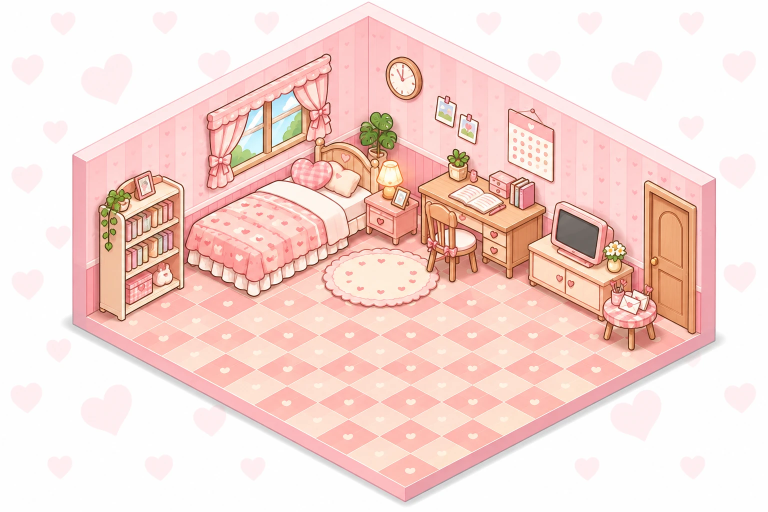
#> input picture art/source/room.webp, 1536 x 1024 px, found by its file name (shown at 1/2 size)
$ python furniture_mock.py ../source/base.webp
#> lines starting #> are read from the running program, lines starting #| are printed output that depends on the picture; after the words box and inside, x2 and y2 are one past the last pixel; in counts of white or black regions, pixels touching at a corner belong together; pictures that were not available may be replaced by others from this repository, and a replacement may not be noted
### art/tools/joy_icons.py
"""累積幸福的像素圖示：從一整張 6×4 的圖示表切成一個一個去背的 webp

python3 art/tools/joy_icons.py
  讀 art/source/joys/sheet.png（GPT 生的，暗色背景加光暈）
  寫 public/joys/<key>.webp（96×96 透明背景）＋ art/source/joys/preview.png（白底預覽）

去背：背景是糊糊的漸層，圖示有深色外框。比「模糊後的自己」暗很多的像素就是外框，
外框圍起來的地方填滿就是圖示；被圖示圍住的背景（腳踏車三角形）用「顏色接近附近背景、又很平滑」挖掉。
雨滴、愛心這種分開的小東西用重心決定屬於哪一格。
SKIP 是光暈太重、等重畫的（app 裡先用 emoji）；單張重畫的放 art/source/joys/<key>.png（白底），會蓋過表裡的。
"""
from pathlib import Path

import numpy as np
from PIL import Image, ImageDraw
from scipy import ndimage
from scipy.spatial import ConvexHull

ROOT = Path(__file__).resolve().parents[2]
SRC = ROOT / 'art/source/joys/sheet.png'
OUT = ROOT / 'public/joys'
KEYS = [
    'cat', 'coffee', 'meal', 'camera', 'gift', 'sunset',
    'bear', 'letter', 'book', 'sneaker', 'plant', 'music',
    'cake', 'star', 'umbrella', 'moon', 'bike', 'icecream',
    'hearts', 'home', 'paw', 'bath', 'sparkle', 'sun',
]
SKIP = {'music', 'sparkle', 'sun'}  # 表裡光暈太重的，都已經用單張重畫取代
DARK = 25      # 比附近（模糊後）暗多少算外框
HOLE_TOL = 30  # 被圍住的區塊跟附近背景差多少以內算背景
HOLES = {'bike'}  # 只有這些會挖洞（夕陽、月亮的顏色跟光暈太像，挖了會整個空掉）
GAPS = {'sunset': 'hull', 'moon': 4}  # 外框有缺口、要先補起來才填得滿的
POP = 70       # 跟背景差這麼多的顏色一定是圖示
SIZE = 96
# 格子的分界（圖示沒有排在整齊的 256 格上，筷子會掉到下一列）
COLS = [270, 520, 775, 1030, 1280]
ROWS = [315, 545, 770]


# [43 lines left out: function masks, not called in this run]


def cell_of(cy, cx):
    return int(np.searchsorted(ROWS, cy)) * 6 + int(np.searchsorted(COLS, cx))


# [8 lines left out: function square, not called in this run]


def white_cut(path):
    """單張白底的圖：從邊緣連過來的白色都是背景（光芒之間的縫也會連到）"""
    rgb = np.asarray(Image.open(path).convert('RGB'))
    lab, _ = ndimage.label(rgb.min(-1) > 232)
    edge = set(np.unique(np.r_[lab[0], lab[-1], lab[:, 0], lab[:, -1]])) - {0}
    m = ndimage.binary_opening(~np.isin(lab, list(edge)), iterations=1)
    img = Image.fromarray(np.dstack([rgb, (m * 255).astype(np.uint8)]), 'RGBA')
    return img.crop(img.getbbox())


# [29 lines left out: function main, not called in this run]


# [2 lines that do not run on import are left out]

### art/tools/furniture_mock.py
# 生活印記家具試放：把 art/source/furniture/*.png 去背縮放貼進房間，輸出預覽（還沒進 app）
import sys; sys.path.insert(0,'art/tools')
from joy_icons import white_cut
from PIL import Image
import numpy as np
from scipy import ndimage

LINE = (62, 23, 11)  # 房間外框的顏色
def reline(im, w=3):
    """縮小後外框會變細變淡：沿著外輪廓重畫一圈跟房間一樣粗、一樣深的線"""
    a = np.array(im)
    m = a[..., 3] > 128
    thick = ndimage.binary_opening(m, iterations=w)  # 細的（氣球線、腳架）不重畫，不然會整條變黑
    ring = thick & ~ndimage.binary_erosion(thick, iterations=w)
    a[ring, :3] = LINE
    a[..., 3] = np.where(m, 255, 0)
    return Image.fromarray(a)
import sys
RELINE='--raw' not in sys.argv
room=Image.open('public/room/pixel_room/room.webp').convert('RGBA')
# key: (中心x, 底部y, 寬)
PLACE={'hearts':(275,650,85),'gift':(245,705,105),'cat':(520,520,130),'coffee':(705,330,70),'meal':(975,705,170),'bear':(330,720,95),'sunset':(1255,800,210)}
FLIP={'sunset'}  # 左右翻面：靠右牆、面向房間
for k,(cx,by,w) in PLACE.items():
    im=white_cut(f'art/source/furniture/{k}.png')
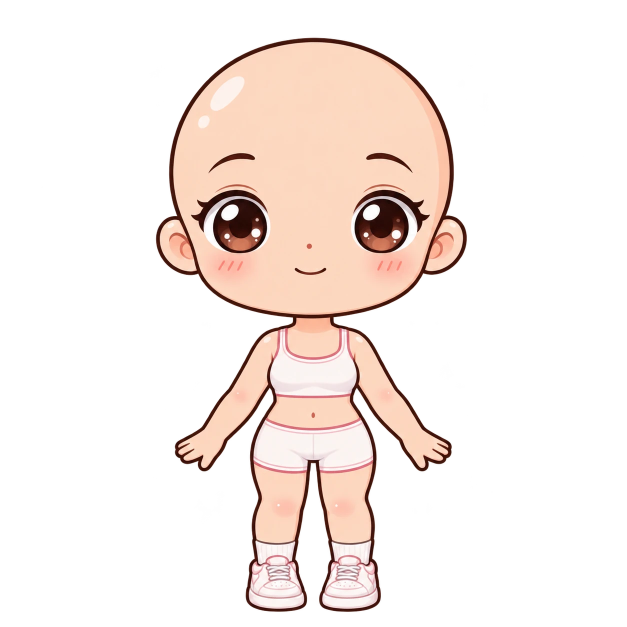
#> input picture art/source/base.webp, 1254 x 1254 px, given in place of hearts.png, which was not available (shown at 1/2 size)
#> in white_cut, `rgb = np.asarray(Image.open(path).convert('RGB'))`:
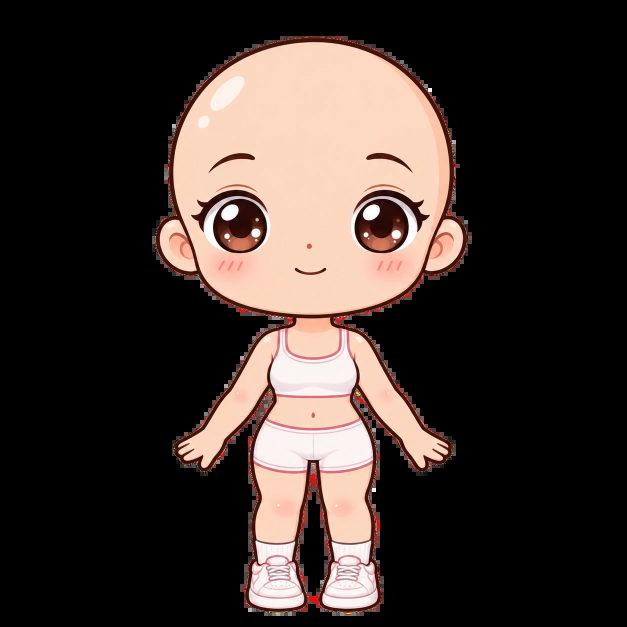
#> rgb: shape (1254, 1254, 3) (shown at 1/2 size); mean R, G, B 63, 52, 47.1
#> in white_cut, `lab, _ = ndimage.label(rgb.min(-1) > 232)`:
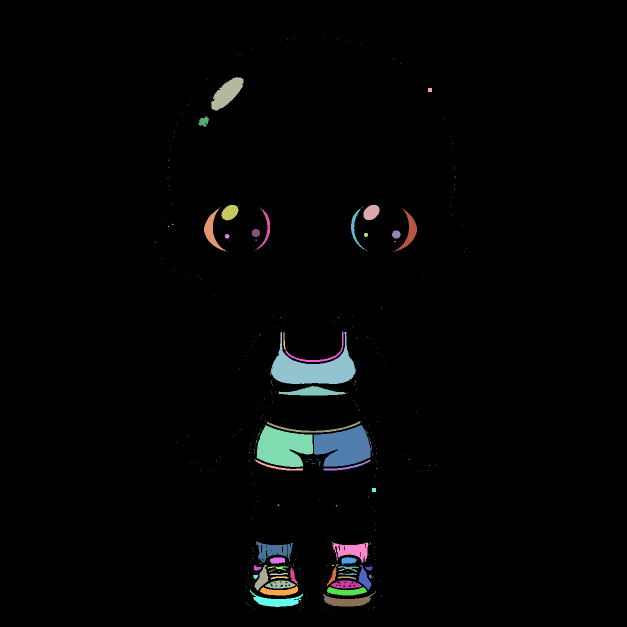
#> lab: shape (1254, 1254) int32 (shown at 1/2 size); 463 distinct labels, from 0 to 462; one colour per label, 0 black
#> in white_cut, `edge = set(np.unique(np.r_[lab[0], lab[-1], lab[:, 0], lab[:, -1]])) -..`: edge = 0 items
#> in white_cut, `m = ndimage.binary_opening(~np.isin(lab, list(edge)), iterations=1)`:
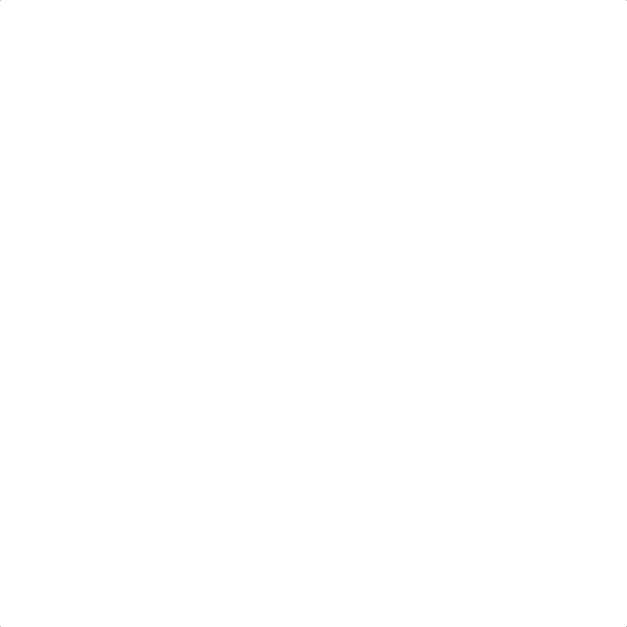
#> m: shape (1254, 1254) bool (shown at 1/2 size); 100% white; black in thin lines or dots
    if k in FLIP: im=im.transpose(Image.FLIP_LEFT_RIGHT)
    im=im.resize((w,round(im.height*w/im.width)),Image.LANCZOS)
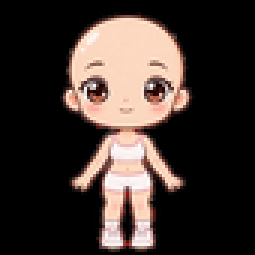
#> im: PIL image 85x85 RGBA (shown 3 times larger); mean R, G, B, A 62.9, 52.1, 47.2, 255; transparent parts drawn white
    if RELINE: im=reline(im)
#> in reline, `m = a[..., 3] > 128`: m: shape (85, 85) bool; every value is 1
#> in reline, `thick = ndimage.binary_opening(m, iterations=w)`: thick: shape (85, 85) bool; 99.7% white; 4 black regions (4 under 20 px)
#> in reline, `ring = thick & ~ndimage.binary_erosion(thick, iterations=w)`:
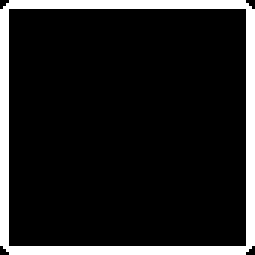
#> ring: shape (85, 85) bool (shown 3 times larger); 13.3% white; 1 white region, box (x1, y1, x2, y2) and area: (0, 0, 85, 85) 960
#> in reline, `a[ring, :3] = LINE`:
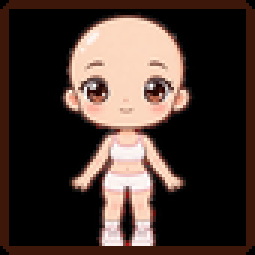
#> a: shape (85, 85, 4) (shown 3 times larger); 13.29% of pixels changed, all inside (x1, y1, x2, y2) = (0, 0, 85, 85); transparent parts drawn white
    room.alpha_composite(im,(cx-w//2,by-im.height))
#> pass 2 of the loop `for k,(cx,by,w) in PLACE.items():`:
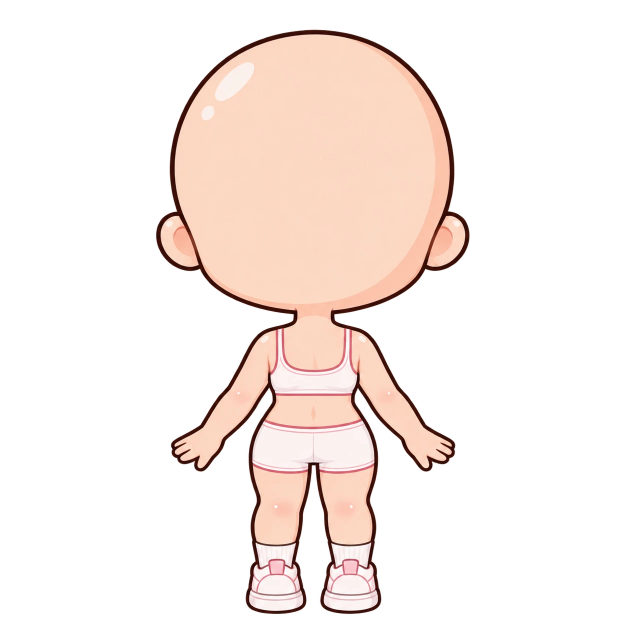
#> input picture art/source/base_back.webp, 1254 x 1254 px, given in place of gift.png, which was not available (shown at 1/2 size)
#> lab: shape (1254, 1254) int32; 534 distinct labels, from 0 to 533
#> im: PIL image 105x105 RGBA
#> thick: shape (105, 105) bool; 99.8% white; 4 black regions (4 under 20 px)
#> ring: shape (105, 105) bool; 10.9% white; 1 white region, box (x1, y1, x2, y2) and area: (0, 0, 105, 105) 1200
#> in reline (call 2), `a[ring, :3] = LINE`:
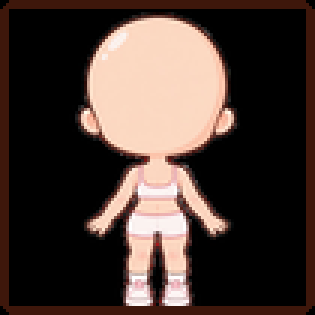
#> a: shape (105, 105, 4) (shown 3 times larger); mean R, G, B, A 72.6, 57.7, 51.5, 255; transparent parts drawn white
#> `room.alpha_composite(im,(cx-w//2,by-im.height))`:
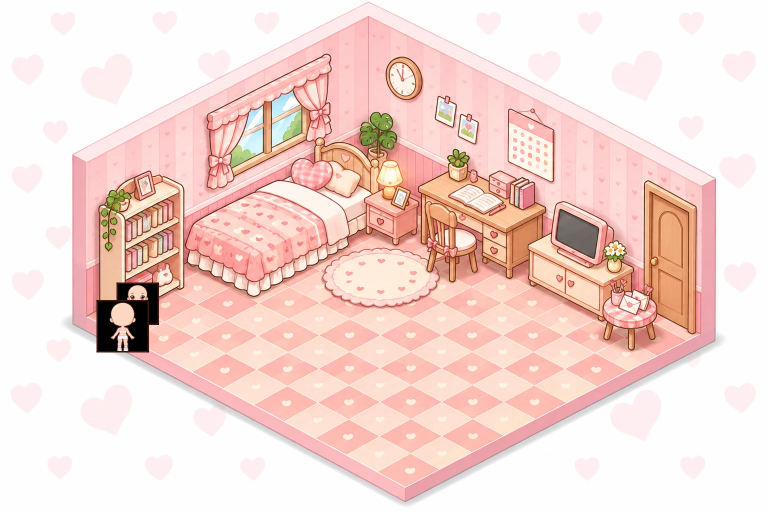
#> room: PIL image 1536x1024 RGBA (shown at 1/2 size); mean R, G, B, A 244.2, 217, 210.7, 255
#> (the run stopped early here; a loop or call above may not have finished)
